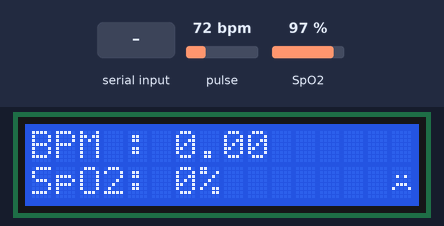
Bench run of a sketch on a simulated Arduino Uno, built with avr-gcc and run on an emulated ATmega328P. On the bench: 16×2 character LCD. Inputs (shaded band) come from the test bench; at power-on: SpO2 97 %, pulse 72 bpm. What the sketch prints to the serial monitor is not drawn.

Above: at 3.3 s.
3.4 s: SpO2 set to 94 %
At 4.8 s:
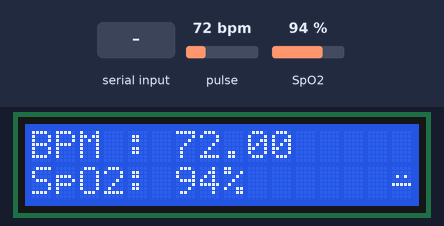
5.6 s: "TERMINATE\n" received over Serial
At 6.2 s:
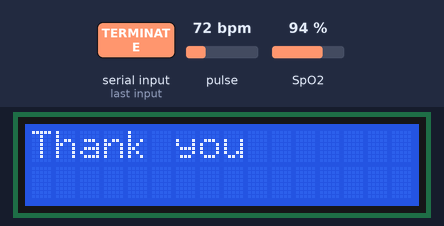
9.1 s: SpO2 set to 100 %
At 10.9 s:
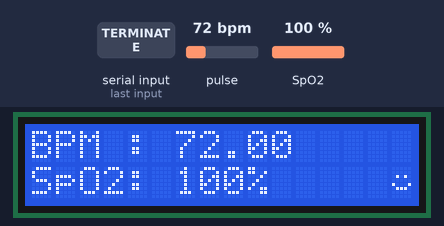
11.2 s: pulse set to 100 bpm
At 12.1 s:
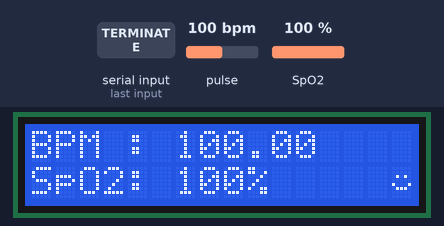
13.2 s: pulse set to 130 bpm
At 14.4 s:
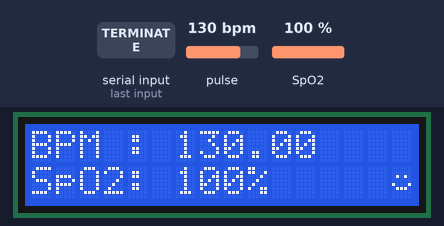
Timing chart, 0 to 16.2 s (numbered marks = the images above; inputs shaded):
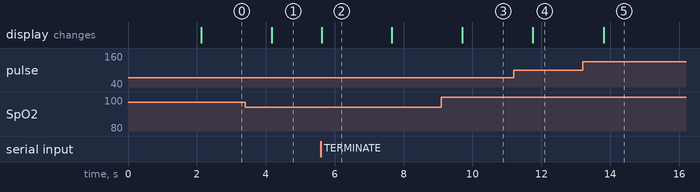

The sketch:

Program_1.ino
```cpp
#include <Wire.h>
#include <LiquidCrystal_I2C.h>
#include "MAX30100_PulseOximeter.h"

#define REPORTING_PERIOD_MS     1000

LiquidCrystal_I2C lcd(0x27, 16, 2);

byte smile[] = {
  B00000,
  B00000,
  B01010,
  B00000,
  B10001,
  B01110,
  B00000,
  B00000
};
byte mod[] = {
  B00000,
  B00000,
  B01010,
  B00000,
  B11111,
  B00000,
  B00000,
  B00000
};
byte sad[] = {
  B00000,
  B00000,
  B01010,
  B00000,
  B01110,
  B10001,
  B00000,
  B00000
};

PulseOximeter pox;
uint32_t tsLastReport = 0;

String receivedMessage = "";

void onBeatDetected() {
  Serial.println("Beat!!!");
}

void setup() {
  lcd.init();
  lcd.backlight();
  Serial.begin(9600);
  lcd.createChar(1 , smile);
  lcd.createChar(2 , mod);
  lcd.createChar(3 , sad);
  lcd.setCursor(0, 0);
  lcd.print("      Pulse");
  lcd.setCursor(0, 1);
  lcd.print("    Oximeter");
  delay(2000);

  if (!pox.begin()) {
    Serial.println("FAILED");
    for (;;);
  } else {
    Serial.println("SUCCESS");
  }
  pox.setIRLedCurrent(MAX30100_LED_CURR_7_6MA);
  pox.setOnBeatDetectedCallback(onBeatDetected);
}

void loop() {
  pox.update(); // Update sensor data continuously

  if (Serial.available() > 0) {
    char receivedChar = Serial.read();
    if (receivedChar == '\n') {
      if (receivedMessage == "TERMINATE") {
        lcd.clear();
        lcd.setCursor(0, 0);
        lcd.print("Thank you");
        delay(2000);
        lcd.clear();
        receivedMessage = "";
      }
      else if (receivedMessage == "on") {
        receivedMessage = ""; // Clear the received message
      }
    }
    else {
      receivedMessage += receivedChar;
    }
  }

  if (millis() - tsLastReport > REPORTING_PERIOD_MS) {
    lcd.clear();
    lcd.setCursor(0 , 0);
    lcd.print("BPM : ");
    lcd.print(pox.getHeartRate());
    lcd.setCursor(0 , 1);
    lcd.print("SpO2: ");
    lcd.print(pox.getSpO2());
    lcd.print("%");
    tsLastReport = millis();
    if (pox.getSpO2() >= 96) {
      lcd.setCursor(15 , 1);
      lcd.write(1);
    }
    else if (pox.getSpO2() <= 95 && pox.getSpO2() >= 91) {
      lcd.setCursor(15 , 1);
      lcd.write(2);
    } else if (pox.getSpO2() <= 90) {
      lcd.setCursor(15 , 1);
      lcd.write(3);
    }

    if (pox.getSpO2() > 90 && pox.getHeartRate() > 70){
      Serial.print("BPM: ");
      Serial.print(pox.getHeartRate());
      Serial.print(", SpO2: ");
      Serial.println(pox.getSpO2());
    }
  }
}
```

Measured:
- the behaviour switches between 96 and 95 % on SpO2 (found by bisection; images 0 and 1)
- after the input at 3.4 s, the display: changes after 0.78 s (image 1)
- after the input at 5.6 s, the display: changes at once (image 2)
- after the input at 9.1 s, the display: changes after 0.60 s (image 3)
- after the input at 11.2 s, the display: changes after 0.56 s (image 4)
- after the input at 13.2 s, the display: changes after 0.61 s (image 5)
- what the display in image 2 shows lasts 2.1 s, from 5.6 s to 7.7 s
